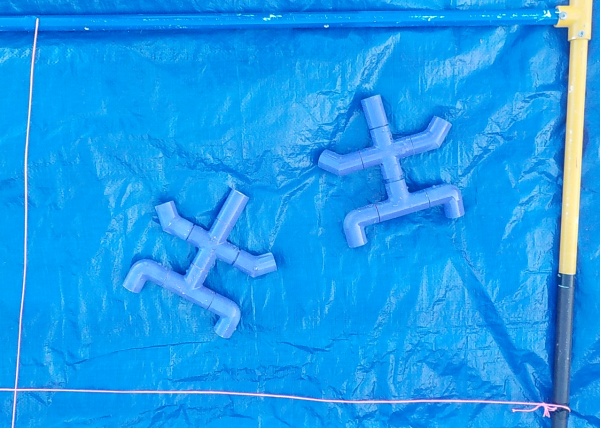
#> input picture C1.png, 600 x 428 px
$ python photomosaic_C.py
#> lines starting #> are read from the running program, lines starting #| are printed output that depends on the picture
from multiprocessing import Process
import cv2 as c
import numpy as n


def makemosaic():

    i1 = c.imread('C1.png')
#> i1 is the input picture: shape (428, 600, 3); mean B, G, R 236.9, 155.2, 24.7
    i2 = c.imread('C2.png')
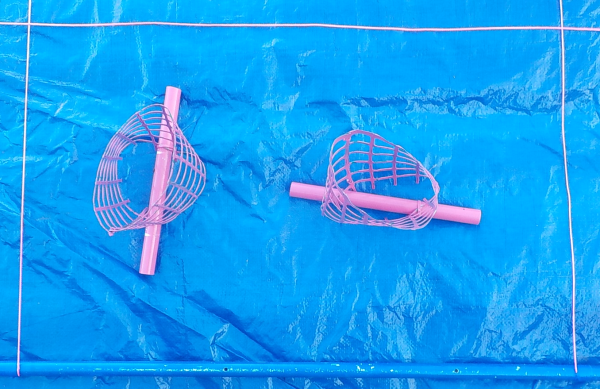
#> input picture C2.png, 600 x 389 px
#> i2 is the input picture: shape (389, 600, 3); mean B, G, R 242, 159.3, 22.4
    i3 = c.imread('C3.png')
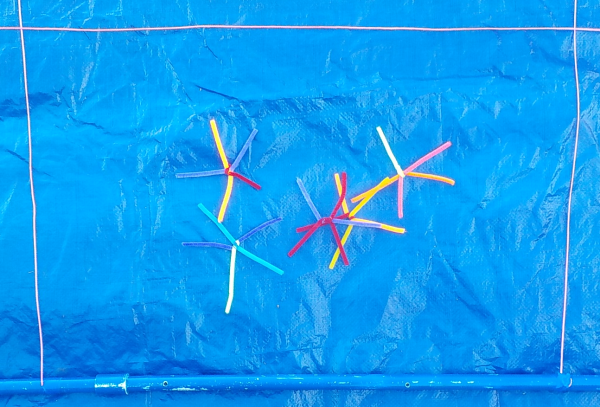
#> input picture C3.png, 600 x 407 px
#> i3 is the input picture: shape (407, 600, 3); mean B, G, R 240, 156.3, 15.2
    i4 = c.imread('C4.png')
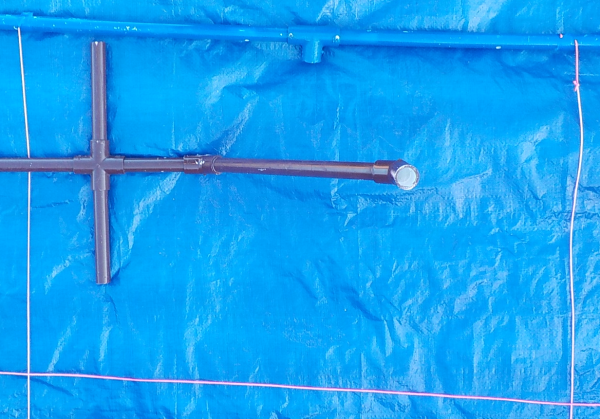
#> input picture C4.png, 600 x 419 px
#> i4 is the input picture: shape (419, 600, 3); mean B, G, R 241.4, 161, 21
    i5 = c.imread('C5.png')
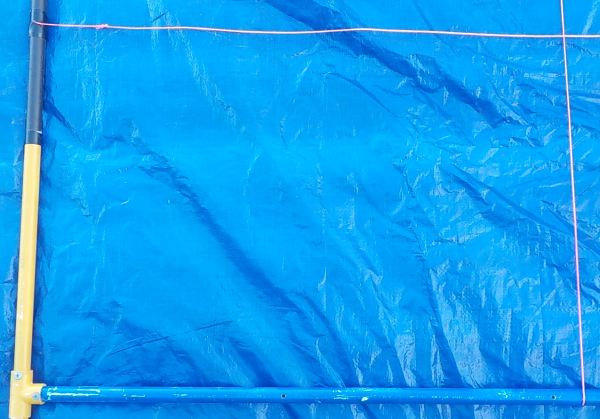
#> input picture C5.png, 600 x 419 px
#> i5 is the input picture: shape (419, 600, 3); mean B, G, R 239.5, 158, 15
    i6 = c.imread('C6.png')
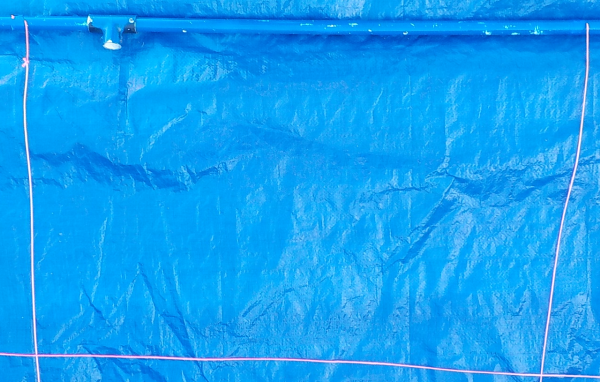
#> input picture C6.png, 600 x 382 px
#> i6 is the input picture: shape (382, 600, 3); mean B, G, R 242.7, 160.4, 17.6
    i7 = c.imread('C7.png')
    i8 = c.imread('C8.png')


    i1 = c.resize(i1, (400,400))
#> i1: shape (400, 400, 3)
    i2 = c.resize(i2, (400,400))
#> i2: shape (400, 400, 3)
    i3 = c.resize(i3, (400,400))
#> i3: shape (400, 400, 3)
    i4 = c.resize(i4, (400,400))
#> i4: shape (400, 400, 3)
    i5 = c.resize(i5, (400,400))
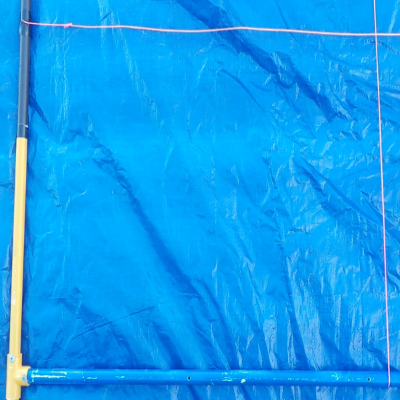
#> i5: shape (400, 400, 3); mean B, G, R 239.4, 157.9, 15
    i6 = c.resize(i6, (400,400))
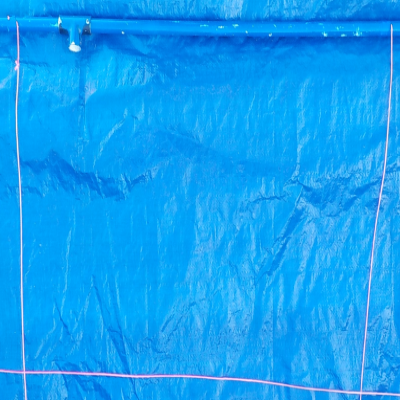
#> i6: shape (400, 400, 3); mean B, G, R 242.6, 160.2, 17.5
#> (the run stopped early here; a loop or call above may not have finished)
